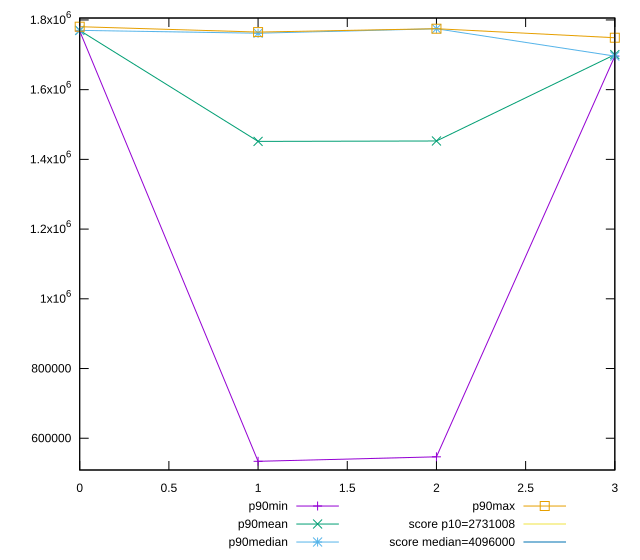

Recreate this plot in gnuplot.
reset

$p90Min <<EOF
0 1768330
1 533811
2 546679
3 1696133
EOF

$p90Mean <<EOF
0 1769966.9893617022
1 1451570.9468085107
2 1452763.085106383
3 1700548.180851064
EOF

$p90Median <<EOF
0 1770045
1 1761913
2 1774699
3 1696195.5
EOF

$p90Max <<EOF
0 1780592
1 1765175
2 1774839
3 1748968
EOF

set key outside below
set xrange [0:3]
set yrange [508875.38:1805527.62]
set trange [508875.38:1805527.62]
set terminal svg size 640, 560 enhanced background rgb 'white'
set output "reports/report_00028_2021-02-24T12-49-42.674Z/total-byte-weight/progression/value.svg"

plot $p90Min title "p90min" with linespoints, \
     $p90Mean title "p90mean" with linespoints, \
     $p90Median title "p90median" with linespoints, \
     $p90Max title "p90max" with linespoints, \
     2731008 title "score p10=2731008", \
     4096000 title "score median=4096000"

reset
